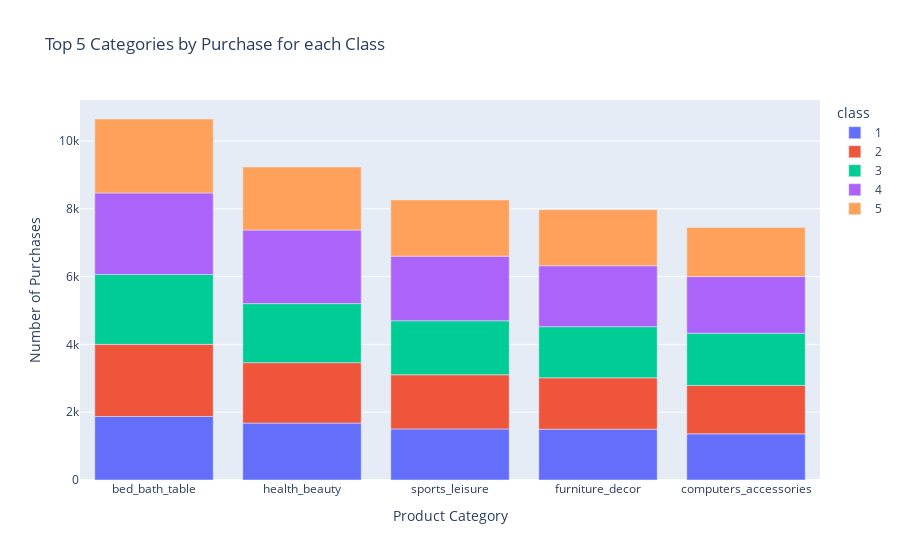

This figure's notebook cell:
### Code cell
fig = px.bar(top5_categories, 
             x='product_category_name', 
             y='Counts', 
             color='class',
             title='Top 5 Categories by Purchase for each Class',
             labels={'product_category_name': 'Product Category', 'Counts': 'Number of Purchases'})
fig.show()

### Figure 1 — Plotly figure (JSON) as saved in the notebook; plotly's stock layout.template omitted (floating-point values rounded to 4 significant figures)
{"data": [{"alignmentgroup": "True", "hovertemplate": "class=1<br>Product Category=%{x}<br>Number of Purchases=%{y}<extra></extra>", "legendgroup": "1", "marker": {"color": "#636efa", "pattern": {"shape": ""}}, "name": "1", "offsetgroup": "1", "orientation": "v", "showlegend": true, "textposition": "auto", "type": "bar", "x": ["bed_bath_table", "health_beauty", "sports_leisure", "furniture_decor", "computers_accessories"], "xaxis": "x", "y": [1874, 1679, 1507, 1498, 1361], "yaxis": "y"}, {"alignmentgroup": "True", "hovertemplate": "class=2<br>Product Category=%{x}<br>Number of Purchases=%{y}<extra></extra>", "legendgroup": "2", "marker": {"color": "#EF553B", "pattern": {"shape": ""}}, "name": "2", "offsetgroup": "2", "orientation": "v", "showlegend": true, "textposition": "auto", "type": "bar", "x": ["bed_bath_table", "health_beauty", "sports_leisure", "furniture_decor", "computers_accessories"], "xaxis": "x", "y": [2128, 1782, 1598, 1517, 1428], "yaxis": "y"}, {"alignmentgroup": "True", "hovertemplate": "class=3<br>Product Category=%{x}<br>Number of Purchases=%{y}<extra></extra>", "legendgroup": "3", "marker": {"color": "#00cc96", "pattern": {"shape": ""}}, "name": "3", "offsetgroup": "3", "orientation": "v", "showlegend": true, "textposition": "auto", "type": "bar", "x": ["bed_bath_table", "health_beauty", "sports_leisure", "computers_accessories", "furniture_decor"], "xaxis": "x", "y": [2061, 1742, 1592, 1541, 1508], "yaxis": "y"}, {"alignmentgroup": "True", "hovertemplate": "class=4<br>Product Category=%{x}<br>Number of Purchases=%{y}<extra></extra>", "legendgroup": "4", "marker": {"color": "#ab63fa", "pattern": {"shape": ""}}, "name": "4", "offsetgroup": "4", "orientation": "v", "showlegend": true, "textposition": "auto", "type": "bar", "x": ["bed_bath_table", "health_beauty", "sports_leisure", "furniture_decor", "computers_accessories"], "xaxis": "x", "y": [2405, 2169, 1907, 1797, 1671], "yaxis": "y"}, {"alignmentgroup": "True", "hovertemplate": "class=5<br>Product Category=%{x}<br>Number of Purchases=%{y}<extra></extra>", "legendgroup": "5", "marker": {"color": "#FFA15A", "pattern": {"shape": ""}}, "name": "5", "offsetgroup": "5", "orientation": "v", "showlegend": true, "textposition": "auto", "type": "bar", "x": ["bed_bath_table", "health_beauty", "sports_leisure", "furniture_decor", "computers_accessories"], "xaxis": "x", "y": [2181, 1861, 1658, 1652, 1447], "yaxis": "y"}], "layout": {"barmode": "relative", "legend": {"title": {"text": "class"}, "tracegroupgap": 0}, "title": {"text": "Top 5 Categories by Purchase for each Class"}, "xaxis": {"anchor": "y", "domain": [0, 1], "title": {"text": "Product Category"}}, "yaxis": {"anchor": "x", "domain": [0, 1], "title": {"text": "Number of Purchases"}}}}
